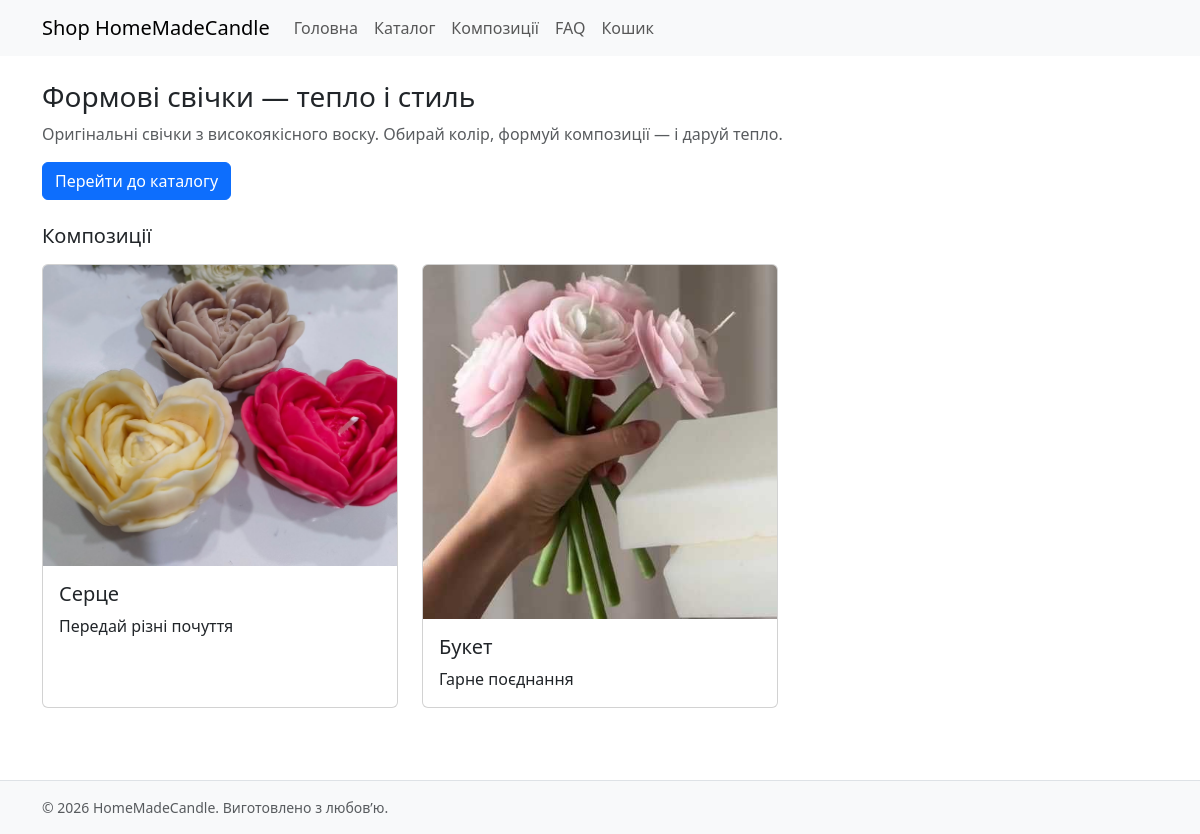
The page / on the database its author committed.
### models.py (models this page shows)
class Composition(db.Model):
    id = db.Column(db.Integer, primary_key=True)
    title = db.Column(db.String(120), nullable=False)
    description = db.Column(db.Text)
    image = db.Column(db.String(255))   # шлях до фото (filename)
    is_active = db.Column(db.Boolean, default=True)
    created_at = db.Column(db.DateTime, default=datetime.utcnow)

### blueprints/public/routes.py (the view)
@bp.route("/")
def index():
    compositions = Composition.query.filter_by(is_active=True).order_by(Composition.created_at.desc()).all()
    return render_template("public/index.html", compositions=compositions)

### templates/public/index.html
{% extends "base.html" %}
{% block content %}
<div class="container">
  <div class="mb-4">
    <h1 class="h3">Формові свічки — тепло і стиль</h1>
    <p class="text-muted">Оригінальні свічки з високоякісного воску. Обирай колір, формуй композиції — і даруй тепло.</p>
    <a href="{{ url_for('public.catalog') }}" class="btn btn-primary">Перейти до каталогу</a>
  </div>
  <h2 class="h5 mb-3">Композиції</h2>
  <div class="row">
    {% for comp in compositions %}
      <div class="col-12 col-md-6 col-lg-4 mb-4">
        <div class="card h-100">
          {% if comp.image %}
          <img src="{{ url_for('static', filename='img/uploads/' ~ comp.image) }}" class="card-img-top img-fluid" alt="{{ comp.title }}">
          {% endif %}
          <div class="card-body">
            <h5 class="card-title">{{ comp.title }}</h5>
            <p class="card-text">{{ comp.description }}</p>
          </div>
        </div>
      </div>
    {% else %}
      <p class="text-muted">Поки що немає прикладів композицій.</p>
    {% endfor %}
  </div>
</div>
{% endblock %}

### static/css/main.css (style rules this page uses)
body { font-family: system-ui, -apple-system, Segoe UI, Roboto, sans-serif; }
.card-img-top { object-fit: cover; }

### rows shown on the page
Composition: image (picture), title "Серце", description "Передай різні почуття"
Composition: image (picture), title "Букет", description "Гарне поєднання"

### other values the page prints
{{ 2026 }} "2026"
